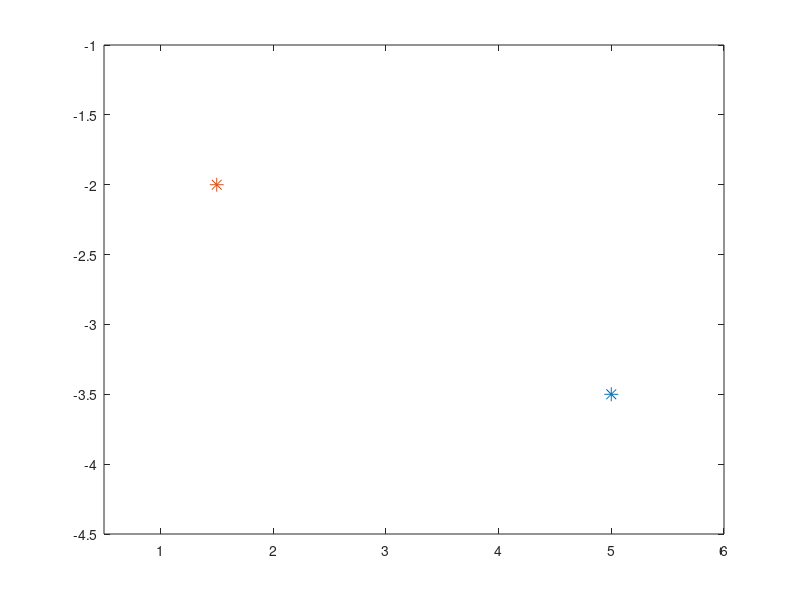

Reproduce this figure in MATLAB.
%
% provare che le funzioni lineari effettivamente funzionano
%
y0 = -3.5;
x0 = 5;
y1 = -2;
x1 = 1.5;
%
% le funzioni lineari sono di tipo: y = a*x + b
%
a = (y1-y0)/(x1-x0);
b = y0 - (a*x0);

plot(x0, y0, "*", "markersize", 10, x1, y1, "*", "markersize", 10)
axis([x1-1 x0+1 y0-1 y1+1])
